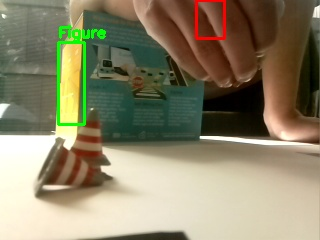
#> input picture zumi_images/cone_detection_2025-03-23_12-48-55.jpg, 320 x 240 px
$ python -i Object_Detection.py   (imports and definitions only)
#> lines starting #> are read from the running program, lines starting #| are printed output that depends on the picture; after the words box and inside, x2 and y2 are one past the last pixel; in counts of white or black regions, pixels touching at a corner belong together
#> further down, picture is the input picture: shape (240, 320, 3); mean B, G, R 104.9, 132.1, 139.2
import cv2
import numpy as np
import time
import os
from picamera.array import PiRGBArray
from picamera import PiCamera

# --- Setup Camera ---
# [1 line that did not run here, left out]
# [1 line that did not run here, left out]
# [1 line that did not run here, left out]
# [1 line that did not run here, left out]
# [1 line that did not run here, left out]

# --- Timing & Logging ---
image_dir = "/home/pi/Dashboard/user/RobotChallenge/My_Projects/Jupyter/zumi_images/"
# [1 line not run here, left out]

# --- Detection Function ---
def detect_playmobil(frame, debug_dir=None):
    hsv = cv2.cvtColor(frame, cv2.COLOR_BGR2HSV)
#> hsv: shape (240, 320, 3); mean H, S, V 28.6, 93.9, 146.1
    result_image = frame.copy()
    result = {"figure": False, "cone": False}

    # === FIGURE DETECTION ===
    color_ranges_figure = [
        (np.array([20, 100, 100]), np.array([30, 255, 255])),     # Yellow
        (np.array([0, 100, 100]), np.array([10, 255, 255])),      # Red range 1
        (np.array([160, 100, 100]), np.array([180, 255, 255])),   # Red range 2
        (np.array([100, 100, 100]), np.array([130, 255, 255])),   # Blue
        (np.array([40, 100, 100]), np.array([80, 255, 255]))      # Green
    ]

    figure_mask = np.zeros((frame.shape[0], frame.shape[1]), dtype=np.uint8)
    for lower, upper in color_ranges_figure:
        mask = cv2.inRange(hsv, lower, upper)
        figure_mask = cv2.bitwise_or(figure_mask, mask)
#> this loop made 5 passes
#> pass 1, in detect_playmobil, `mask = cv2.inRange(hsv, lower, upper)`:
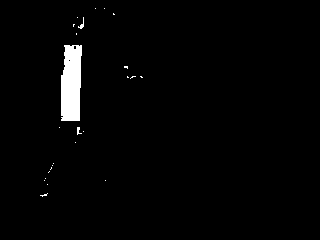
#> mask: shape (240, 320); 2% white; 25 white regions (22 under 20 px), largest, box (x1, y1, x2, y2) and area: (61, 45, 82, 121) 1390, (78, 17, 84, 29) 26, (77, 127, 82, 135) 21
#> after the loop: figure_mask: shape (240, 320); 7.5% white; 58 white regions (46 under 20 px), largest, box (x1, y1, x2, y2) and area: (55, 17, 107, 135) 3141, (169, 0, 241, 70) 1564, (73, 149, 102, 179) 237

    kernel = np.ones((5, 5), np.uint8)
    figure_mask = cv2.morphologyEx(figure_mask, cv2.MORPH_OPEN, kernel)
#> figure_mask: shape (240, 320); 5.8% white; 12 white regions, largest, box (x1, y1, x2, y2) and area: (55, 25, 107, 127) 2943, (193, 0, 227, 41) 742, (225, 48, 239, 64) 167
    figure_mask = cv2.morphologyEx(figure_mask, cv2.MORPH_CLOSE, kernel)
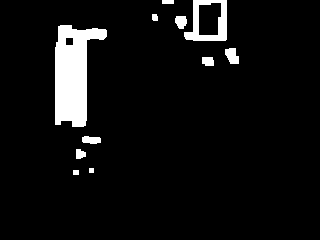
#> figure_mask: shape (240, 320); 6.2% white; 11 white regions

    contours, _ = cv2.findContours(figure_mask, cv2.RETR_EXTERNAL, cv2.CHAIN_APPROX_SIMPLE)
#> contours = 11 contours, 1 with area under 20; largest, box (x1, y1, x2, y2) and area: (55, 25, 107, 127) 3110, (184, 0, 227, 41) 1380, (225, 48, 239, 64) 142, (175, 16, 187, 29) 105, (82, 136, 101, 144) 101
    for contour in contours:
        area = cv2.contourArea(contour)
        if area < 500:
            continue
        x, y, w, h = cv2.boundingRect(contour)
        aspect_ratio = h / float(w)
        if 1.5 < aspect_ratio < 4 and 20 < w < 80 and 40 < h < 150:
            cv2.rectangle(result_image, (x, y), (x + w, y + h), (0, 255, 0), 2)
            result["figure"] = True
#> this loop made 11 passes
#> area on passes 3, 4, 5, 6, 8, 9: 63, 101, 80, 141.5, 105, 28
#> (contour, area) on passes 1, 11: ([[73, 170], [73, 174], [78, 174], [78, 170]], 20), ([[162, 0], [162, 3], [173, 3], [173, 0]], 33)
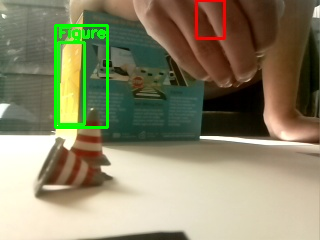
#> result_image: shape (240, 320, 3); 1.2% of pixels changed, all inside (x1, y1, x2, y2) = (54, 24, 109, 129)
#> after the loop, result = {'figure': True, 'cone': False}

    # === CONE DETECTION: LAB COLOR SPACE ===
    lab = cv2.cvtColor(frame, cv2.COLOR_BGR2LAB)
#> lab: shape (240, 320, 3); mean of channels 0, 1, 2 138.3, 127.1, 144
    L, A, B = cv2.split(lab)
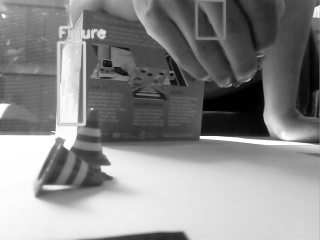
#> L: shape (240, 320); min 0, max 255, mean 138.3
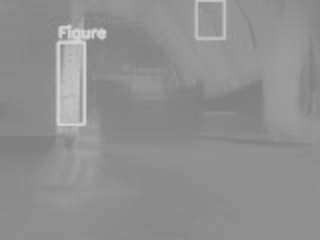
#> B: shape (240, 320); min 126, max 211, mean 144

    # Red pops in A channel: white/gray has ~128, red > 145
    red_mask = cv2.inRange(A, 145, 255)
#> red_mask: shape (240, 320); 4.9% white; 45 white regions (32 under 20 px), largest, box (x1, y1, x2, y2) and area: (164, 0, 233, 78) 2328, (68, 148, 101, 184) 365, (270, 95, 290, 123) 295

    small_kernel = np.ones((3, 3), np.uint8)
    red_mask = cv2.morphologyEx(red_mask, cv2.MORPH_OPEN, small_kernel)
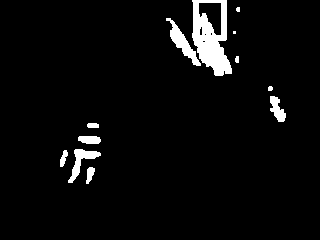
#> red_mask: shape (240, 320); 4.3% white; 12 white regions (2 under 20 px), largest, box (x1, y1, x2, y2) and area: (192, 0, 232, 76) 1746, (166, 18, 201, 66) 476, (68, 149, 101, 183) 361
    red_mask = cv2.morphologyEx(red_mask, cv2.MORPH_CLOSE, small_kernel)
#> red_mask: shape (240, 320); 4.4% white; 11 white regions (2 under 20 px)

    # Save red mask debug image
    if debug_dir:
        os.makedirs(debug_dir, exist_ok=True)
        cv2.imwrite(os.path.join(debug_dir, "lab_red_mask.jpg"), red_mask)

    contours, _ = cv2.findContours(red_mask, cv2.RETR_EXTERNAL, cv2.CHAIN_APPROX_SIMPLE)
#> contours = 11 contours, 4 with area under 20; largest, box (x1, y1, x2, y2) and area: (166, 0, 232, 76) 2572, (68, 149, 101, 183) 308, (270, 96, 286, 122) 206, (78, 136, 101, 144) 133, (86, 167, 95, 184) 77, (60, 150, 68, 167) 62, (87, 123, 99, 128) 42
    for cnt in contours:
        area = cv2.contourArea(cnt)
        if area < 30 or area > 1000:
            continue

        x, y, w, h = cv2.boundingRect(cnt)
        aspect_ratio = h / float(w)

        if 0.4 < aspect_ratio < 2.5 and 10 < w < 100 and 10 < h < 100:
            cv2.rectangle(result_image, (x, y), (x + w, y + h), (0, 0, 255), 2)
            result["cone"] = True
            break
#> this loop made 3 passes
#> (area, x, y, w, h, aspect_ratio) on passes 1 to 3: (77, 86, 167, 9, 17, 1.89), (62, 60, 150, 8, 17, 2.12), (308.5, 68, 149, 33, 34, 1.03)
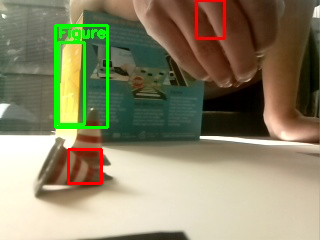
#> result_image: shape (240, 320, 3); 0.52% of pixels changed, all inside (x1, y1, x2, y2) = (67, 148, 103, 185)
#> after the loop, result = {'figure': True, 'cone': True}

    # Save result image with bounding boxes
    if debug_dir:
        cv2.imwrite(os.path.join(debug_dir, "detection_result.jpg"), result_image)

    return result, result_image


# --- Main Loop ---
# [23 lines not run here, left out]

>>> import cv2
>>> picture = cv2.imread('zumi_images/cone_detection_2025-03-23_12-48-55.jpg')
>>> result = detect_playmobil(picture)

$ run again, on zumi_images/cone_detection_2025-03-23_13-57-33.jpg
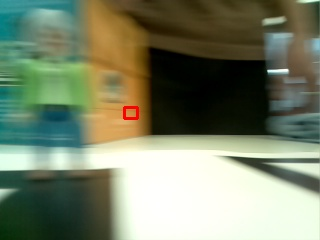
#> input picture zumi_images/cone_detection_2025-03-23_13-57-33.jpg, 320 x 240 px
#> picture is the input picture: shape (240, 320, 3); mean B, G, R 106.2, 130.6, 121.6
#> hsv: shape (240, 320, 3); mean H, S, V 44.7, 104.2, 136.5
#> the loop in detect_playmobil, `for lower, upper in color_ranges_figure:` made 5 passes
#> pass 1, in detect_playmobil, `mask = cv2.inRange(hsv, lower, upper)`:
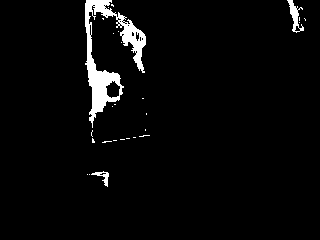
#> mask: shape (240, 320); 3.5% white; 27 white regions (24 under 20 px), largest, box (x1, y1, x2, y2) and area: (85, 0, 146, 128) 2301, (287, 0, 304, 33) 210, (91, 171, 109, 187) 95
#> in detect_playmobil, `contours, _ = cv2.findContours(figure_mask, cv2.RETR_EXTERNAL, cv2.CHA..`: contours = 7 contours; box (x1, y1, x2, y2) and area: (61, 39, 120, 113) 1838, (10, 64, 48, 112) 1253, (122, 25, 146, 69) 401, (85, 0, 112, 16) 282, (0, 43, 20, 61) 238, (122, 105, 140, 121) 201, (288, 0, 298, 21) 96
#> the loop in detect_playmobil, `for contour in contours:` made 7 passes
#> area on passes 1, 3, 5, 6, 7: 201, 237.5, 401, 95.5, 282.5
#> after the loop in detect_playmobil, `for contour in contours:`: result = {'figure': False, 'cone': False}
#> lab: shape (240, 320, 3); mean of channels 0, 1, 2 132.3, 121.4, 140.5
#> in detect_playmobil, `contours, _ = cv2.findContours(red_mask, cv2.RETR_EXTERNAL, cv2.CHAIN_..`: contours = 1 contour; box (x1, y1, x2, y2) and area: (121, 100, 141, 121) 301
#> the loop in detect_playmobil, `for cnt in contours:` made 1 pass
#> (area, x, y, w, h, aspect_ratio) on pass 1: (301, 121, 100, 20, 21, 1.05)
#> after the loop in detect_playmobil, `for cnt in contours:`:
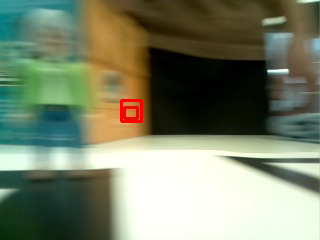
#> result_image: shape (240, 320, 3); 0.32% of pixels changed, all inside (x1, y1, x2, y2) = (120, 99, 143, 123)
#> after the loop in detect_playmobil, `for cnt in contours:`: result = {'figure': False, 'cone': True}

$ run again, on zumi_images/cone_detection_2025-03-23_13-58-05.jpg
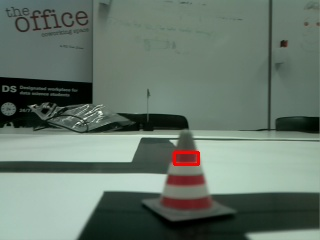
#> input picture zumi_images/cone_detection_2025-03-23_13-58-05.jpg, 320 x 240 px
#> picture is the input picture: shape (240, 320, 3); mean B, G, R 106.7, 117.9, 102.3
#> hsv: shape (240, 320, 3); mean H, S, V 68.1, 54.3, 119.4
#> in detect_playmobil, `contours, _ = cv2.findContours(figure_mask, cv2.RETR_EXTERNAL, cv2.CHA..`: contours = 2 contours; box (x1, y1, x2, y2) and area: (172, 149, 200, 167) 428, (169, 176, 203, 186) 250
#> the loop in detect_playmobil, `for contour in contours:` made 2 passes
#> area on passes 1 to 2: 250, 428.5
#> after the loop in detect_playmobil, `for contour in contours:`: result = {'figure': False, 'cone': False}
#> lab: shape (240, 320, 3); mean of channels 0, 1, 2 120.5, 120, 132.3
#> in detect_playmobil, `contours, _ = cv2.findContours(red_mask, cv2.RETR_EXTERNAL, cv2.CHAIN_..`: contours = 3 contours; box (x1, y1, x2, y2) and area: (172, 150, 201, 167) 428, (164, 199, 209, 209) 314, (168, 176, 204, 186) 292
#> the loop in detect_playmobil, `for cnt in contours:` made 3 passes
#> (area, x, y, w, h, aspect_ratio) on passes 1 to 3: (313.5, 164, 199, 45, 10, 0.222), (292, 168, 176, 36, 10, 0.278), (428, 172, 150, 29, 17, 0.586)
#> after the loop in detect_playmobil, `for cnt in contours:`:
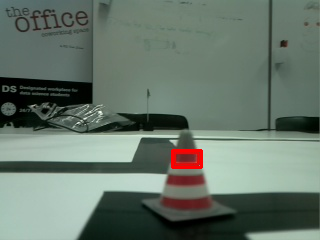
#> result_image: shape (240, 320, 3); 0.35% of pixels changed, all inside (x1, y1, x2, y2) = (171, 149, 203, 169)
#> after the loop in detect_playmobil, `for cnt in contours:`: result = {'figure': False, 'cone': True}
